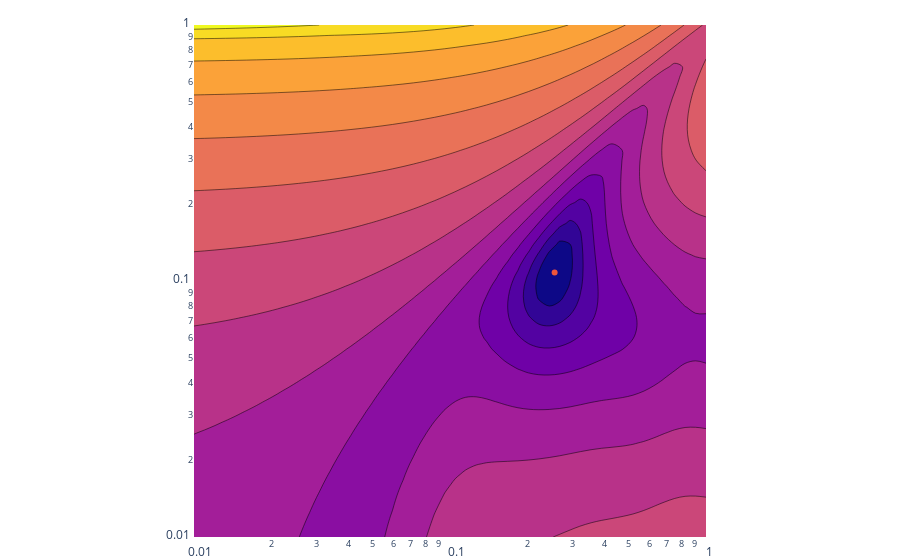
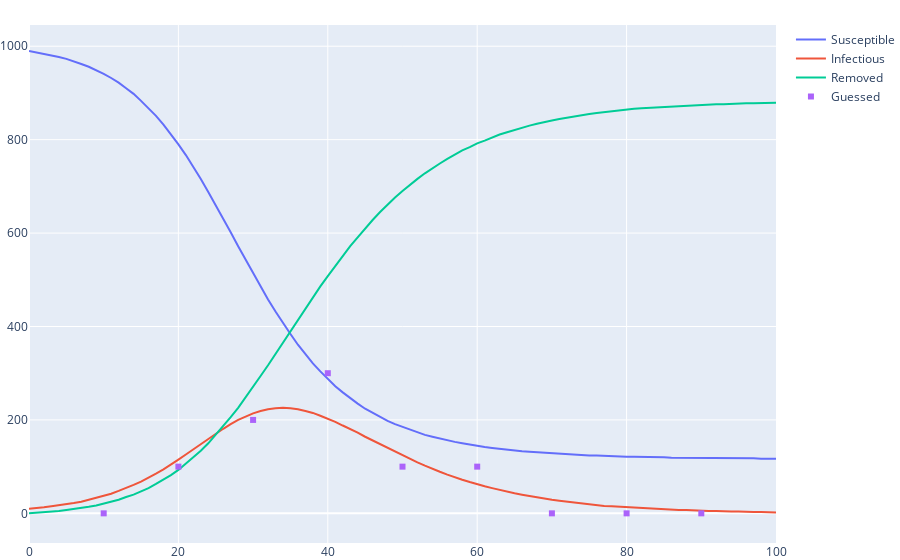

Here is the notebook cell these charts were saved with, in order:
### Code cell
from hsir.sir import InferSIR, SIR
a = InferSIR()
a.fit(city, sample)

epi = SIR(a.beta, a.gamma).estimate(city, T)
fig = SIR.plot(epi)
#SIRt.plot(epidemic, fig=fig)
sample.plot(fig)
